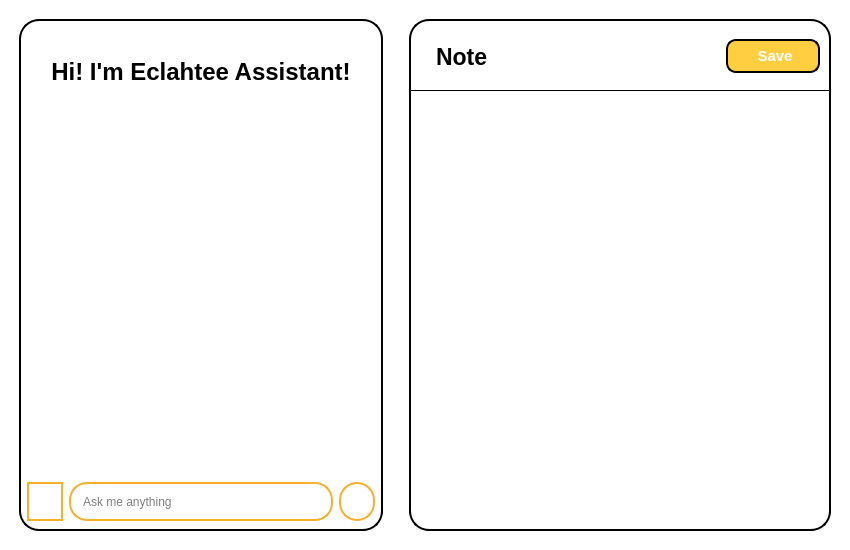
<?xml version="1.0" encoding="UTF-8"?>
<ui version="4.0">
 <class>MainWindow</class>
 <widget class="QMainWindow" name="MainWindow">
  <property name="geometry">
   <rect>
    <x>0</x>
    <y>0</y>
    <width>850</width>
    <height>550</height>
   </rect>
  </property>
  <property name="minimumSize">
   <size>
    <width>850</width>
    <height>550</height>
   </size>
  </property>
  <property name="windowTitle">
   <string>MainWindow</string>
  </property>
  <property name="styleSheet">
   <string notr="true">padding: 0px;
border: 0px;
background-color: white;</string>
  </property>
  <widget class="QWidget" name="centralwidget">
   <layout class="QHBoxLayout" name="horizontalLayout">
    <item>
     <widget class="QWidget" name="widget_3" native="true">
      <property name="styleSheet">
       <string notr="true">border: 2px solid black;
border-radius: 20px;
max-width: 360px;
margin: 10px;</string>
      </property>
      <layout class="QVBoxLayout" name="verticalLayout_3">
       <item>
        <widget class="QTextBrowser" name="textBrowser">
         <property name="styleSheet">
          <string notr="true">background-color: white;
color: black;
border: 0px;</string>
         </property>
         <property name="verticalScrollBarPolicy">
          <enum>Qt::ScrollBarAlwaysOff</enum>
         </property>
         <property name="horizontalScrollBarPolicy">
          <enum>Qt::ScrollBarAlwaysOff</enum>
         </property>
         <property name="html">
          <string>&lt;!DOCTYPE HTML PUBLIC &quot;-//W3C//DTD HTML 4.0//EN&quot; &quot;http://www.w3.org/TR/REC-html40/strict.dtd&quot;&gt;
&lt;html&gt;&lt;head&gt;&lt;meta name=&quot;qrichtext&quot; content=&quot;1&quot; /&gt;&lt;meta charset=&quot;utf-8&quot; /&gt;&lt;style type=&quot;text/css&quot;&gt;
p, li { white-space: pre-wrap; }
hr { height: 1px; border-width: 0; }
li.unchecked::marker { content: &quot;\2610&quot;; }
li.checked::marker { content: &quot;\2612&quot;; }
&lt;/style&gt;&lt;/head&gt;&lt;body style=&quot; font-family:'Sans Serif'; font-size:9pt; font-weight:400; font-style:normal;&quot;&gt;
&lt;p align=&quot;center&quot; style=&quot;-qt-paragraph-type:empty; margin-top:0px; margin-bottom:0px; margin-left:0px; margin-right:0px; -qt-block-indent:0; text-indent:0px; font-family:'MS Shell Dlg 2'; font-size:8.25pt;&quot;&gt;&lt;br /&gt;&lt;/p&gt;
&lt;p align=&quot;center&quot; style=&quot;-qt-paragraph-type:empty; margin-top:0px; margin-bottom:0px; margin-left:0px; margin-right:0px; -qt-block-indent:0; text-indent:0px; font-family:'MS Shell Dlg 2'; font-size:8.25pt;&quot;&gt;&lt;br /&gt;&lt;/p&gt;
&lt;p align=&quot;center&quot; style=&quot; margin-top:0px; margin-bottom:0px; margin-left:0px; margin-right:0px; -qt-block-indent:0; text-indent:0px;&quot;&gt;&lt;span style=&quot; font-family:'Segoe UI'; font-size:18pt; font-weight:600;&quot;&gt;Hi! I'm Eclahtee Assistant!&lt;/span&gt;&lt;/p&gt;&lt;/body&gt;&lt;/html&gt;</string>
         </property>
        </widget>
       </item>
       <item>
        <widget class="QWidget" name="widget_5" native="true">
         <property name="styleSheet">
          <string notr="true">background-color: white;
color: black;
max-height: 50px;
min-height: 50px;
border: 0px;
margin: 5px;</string>
         </property>
         <layout class="QHBoxLayout" name="horizontalLayout_2">
          <item>
           <widget class="QPushButton" name="pushButton_2">
            <property name="styleSheet">
             <string notr="true">QPushButton{
	background-color: white;
	border: 2px solid #faae2b;
	max-height: 35px;
	min-height: 35px;
	border-radius: 19px;
	margin: 0px;
}

QPushButton:hover{
	background-color: white;
	border: 3px solid #faae2b;
	max-height: 35px;
	min-height: 35px;
	border-radius: 19px;
	margin: 0px;
}

QPushButton:pressed{
	background-color: rgb(235, 235, 235);
	border: 3px solid #faae2b;
	max-height: 35px;
	min-height: 35px;
	border-radius: 19px;
	margin: 0px;
}</string>
            </property>
            <property name="text">
             <string/>
            </property>
            <property name="icon">
             <iconset>
              <normaloff>../Image/new_chat.png</normaloff>../Image/new_chat.png</iconset>
            </property>
            <property name="iconSize">
             <size>
              <width>32</width>
              <height>32</height>
             </size>
            </property>
           </widget>
          </item>
          <item>
           <widget class="QLineEdit" name="lineEdit">
            <property name="styleSheet">
             <string notr="true">QLineEdit{
	background-color: white;
	border: 2px solid #faae2b;
	max-height: 35px;
	min-height: 35px;
	border-radius: 18px;
	padding-left: 10px;
	margin: 0px;
}

QLineEdit:hover{
	background-color: white;
	border: 3px solid #faae2b;
	max-height: 35px;
	min-height: 35px;
	border-radius: 18px;
	padding-left: 10px;
	margin: 0px;
}

QLineEdit:pressed{
	background-color: rgb(235, 235, 235);
	border: 3px solid #faae2b;
	max-height: 35px;
	min-height: 35px;
	border-radius: 18px;
	padding-left: 10px;
	margin: 0px;
}</string>
            </property>
            <property name="placeholderText">
             <string>Ask me anything</string>
            </property>
           </widget>
          </item>
          <item>
           <widget class="QPushButton" name="pushButton">
            <property name="styleSheet">
             <string notr="true">QPushButton{
	background-color: white;
	border: 2px solid #faae2b;
	max-height: 35px;
	min-height: 35px;
	border-radius: 18px;
	margin: 0px;
}

QPushButton:hover{
	background-color: white;
	border: 3px solid #faae2b;
	max-height: 35px;
	min-height: 35px;
	border-radius: 18px;
	margin: 0px;
}

QPushButton:pressed{
	background-color: rgb(235, 235, 235);
	border: 3px solid #faae2b;
	max-height: 35px;
	min-height: 35px;
	border-radius: 18px;
	margin: 0px;
}</string>
            </property>
            <property name="text">
             <string/>
            </property>
            <property name="icon">
             <iconset>
              <normaloff>../Image/send.png</normaloff>../Image/send.png</iconset>
            </property>
            <property name="iconSize">
             <size>
              <width>32</width>
              <height>32</height>
             </size>
            </property>
           </widget>
          </item>
         </layout>
        </widget>
       </item>
      </layout>
     </widget>
    </item>
    <item>
     <widget class="QWidget" name="widget_2" native="true">
      <property name="styleSheet">
       <string notr="true">background-color: white;
color: black;
border-radius: 20px;
border: 2px solid black;
margin: 10px;</string>
      </property>
      <layout class="QVBoxLayout" name="verticalLayout_2">
       <item>
        <widget class="QWidget" name="widget" native="true">
         <property name="styleSheet">
          <string notr="true">background-color: transparent;
border: 0px;
border-radius: 0px;
margin: 3px;
border-bottom: 1px solid black;</string>
         </property>
         <layout class="QHBoxLayout" name="horizontalLayout_3">
          <item>
           <widget class="QLabel" name="label">
            <property name="font">
             <font>
              <family>Segoe UI</family>
              <pointsize>17</pointsize>
              <bold>true</bold>
             </font>
            </property>
            <property name="styleSheet">
             <string notr="true">max-height: 50px;
min-height: 50px;
border: 0px;
border-radius: 0px;
padding-left: 10px;
padding-right: 10px;
margin: 3px;
margin-top: 5px;
background-color: transparent;</string>
            </property>
            <property name="text">
             <string>Note</string>
            </property>
            <property name="alignment">
             <set>Qt::AlignLeading|Qt::AlignLeft|Qt::AlignVCenter</set>
            </property>
           </widget>
          </item>
          <item>
           <widget class="QPushButton" name="pushButton_6">
            <property name="font">
             <font>
              <family>Segoe UI</family>
              <pointsize>11</pointsize>
              <bold>true</bold>
             </font>
            </property>
            <property name="styleSheet">
             <string notr="true">QPushButton{
	border: 2px solid black;
	height: 30px;
	border-radius: 10px;
	background-color: #FFCE41;
	color: white;
	max-width: 90px;
}

QPushButton::hover{
	border: 3px solid black;
	height: 30px;
	border-radius: 10px;
	background-color: #FFCE41;
	max-width: 90px;
}

QPushButton::pressed{
	border: 3px solid black;
	height: 30px;
	border-radius: 10px;
	background-color: rgb(234, 188, 59);
	max-width: 90px;
}</string>
            </property>
            <property name="text">
             <string> Save</string>
            </property>
            <property name="icon">
             <iconset>
              <normaloff>../Image/save.png</normaloff>../Image/save.png</iconset>
            </property>
            <property name="iconSize">
             <size>
              <width>20</width>
              <height>20</height>
             </size>
            </property>
           </widget>
          </item>
         </layout>
        </widget>
       </item>
       <item>
        <widget class="QTextEdit" name="textEdit">
         <property name="styleSheet">
          <string notr="true">padding: 0px;
border: 0px solid black;
margin: 10px;
margin-top: 0px;</string>
         </property>
         <property name="html">
          <string>&lt;!DOCTYPE HTML PUBLIC &quot;-//W3C//DTD HTML 4.0//EN&quot; &quot;http://www.w3.org/TR/REC-html40/strict.dtd&quot;&gt;
&lt;html&gt;&lt;head&gt;&lt;meta name=&quot;qrichtext&quot; content=&quot;1&quot; /&gt;&lt;meta charset=&quot;utf-8&quot; /&gt;&lt;style type=&quot;text/css&quot;&gt;
p, li { white-space: pre-wrap; }
hr { height: 1px; border-width: 0; }
li.unchecked::marker { content: &quot;\2610&quot;; }
li.checked::marker { content: &quot;\2612&quot;; }
&lt;/style&gt;&lt;/head&gt;&lt;body style=&quot; font-family:'Sans Serif'; font-size:9pt; font-weight:400; font-style:normal;&quot;&gt;
&lt;p style=&quot;-qt-paragraph-type:empty; margin-top:0px; margin-bottom:0px; margin-left:0px; margin-right:0px; -qt-block-indent:0; text-indent:0px; font-family:'MS Shell Dlg 2'; font-size:8.25pt;&quot;&gt;&lt;br /&gt;&lt;/p&gt;&lt;/body&gt;&lt;/html&gt;</string>
         </property>
         <property name="placeholderText">
          <string/>
         </property>
        </widget>
       </item>
      </layout>
     </widget>
    </item>
   </layout>
  </widget>
 </widget>
 <resources/>
 <connections/>
</ui>
